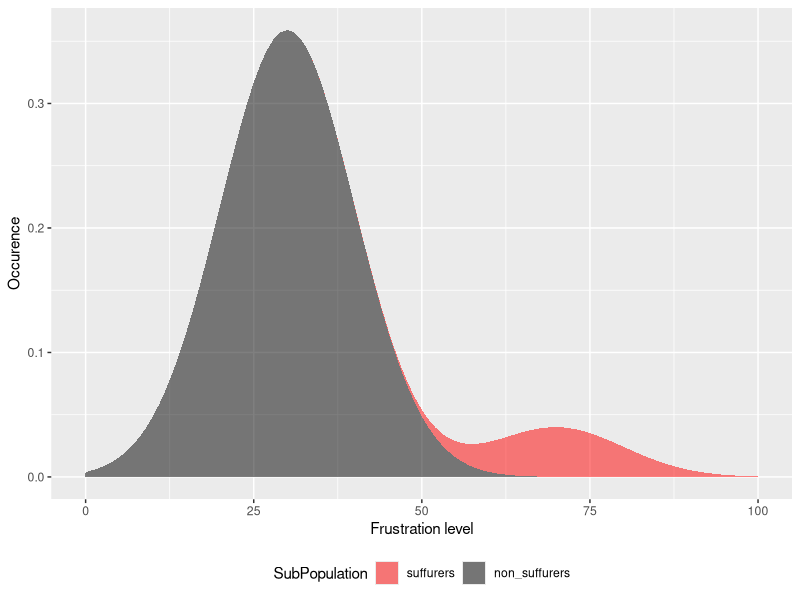

Write R code to recreate this figure.
## ---- chunk 1
  library(ggplot2)
  library(reshape2)

  fl <- seq(0,100)    # frustration levels
  sd_frust <- 10.0   # std deviation of frustration (equal for both populations)
  sufferer_mean_frust <- 70
  non_sufferer_mean_frust <- 30
  red_black_scale <- c("red", "black")
  pct_occurence <- 0.1

  df <- data.frame(level=fl, 
                   suffurers =  pct_occurence * dnorm((fl-sufferer_mean_frust)/sd_frust),
                   non_suffurers = (1 - pct_occurence) * dnorm((fl-non_sufferer_mean_frust)/sd_frust)
                  )

  df <- melt(df, c("level"),  variable.name=c("SubPopulation"), value.name=c("Occurence"))

  ggplot(df) + geom_area(aes(x=level, y=Occurence, group=SubPopulation, 
                            fill=SubPopulation), alpha=0.5) +
               xlab("Frustration level") + 
               theme(legend.position="bottom") + 
               scale_fill_manual(values=red_black_scale)
